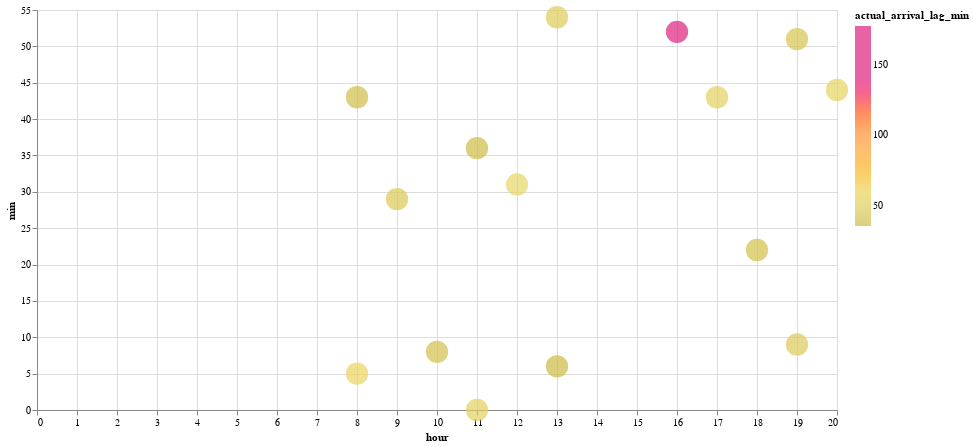

Here is the notebook cell this chart was saved with:
### Code cell
test2= compare_approaches(
    stop_id="2307469",
    organization_name="City of Visalia",
    route_id="2042",
    stop_sequence = 27
)

### Figure 1 — Vega-Lite specification as saved in the notebook (floating-point values rounded to 4 significant figures)
{"config": {"view": {"continuousWidth": 300, "continuousHeight": 300}}, "data": {"name": "data-c80eafd6076cd10ab604e8d491ace550"}, "mark": {"type": "circle", "size": 500}, "encoding": {"color": {"field": "actual_arrival_lag_min", "scale": {"range": ["#ccbb44", "#e9d868", "#fcb40e", "#ff9c42", "#fc5c04", "#dd217d", "#dd217d", "#dd217d"]}, "type": "quantitative"}, "tooltip": [{"field": "hour", "type": "quantitative"}, {"field": "min", "type": "quantitative"}, {"field": "actual_arrival_lag_min", "type": "quantitative"}], "x": {"field": "hour", "type": "quantitative"}, "y": {"field": "min", "type": "quantitative"}}, "height": 400, "width": 800, "$schema": "https://vega.github.io/schema/vega-lite/v5.17.0.json", "datasets": {"data-c80eafd6076cd10ab604e8d491ace550": [{"stop_id": "2307469", "stop_sequence": 27, "scheduled_arrival_sec": 25980.0, "schedule_gtfs_dataset_key": "3bda4652977200408690059ef2ec4b4d", "trip_instance_key": "ebd2acc23ee7fe30c9a6bb15d74fd95e", "rt_arrival_sec": 25636, "route_id": "2042", "shape_array_key": "60da59c7000ea5dcb5f845d8fa227f14", "route_long_name": "Route 9", "direction_id": 1.0, "organization_name": "City of Visalia", "caltrans_district": "06 - Fresno", "service_date": "2024-05-22T00:00:00", "route_type": "Bus", "feed_key": "0e89d1fd3bd2a09bbbd0d4f79ea5663b", "converted_schd_arrival": "2024-05-22T07:13:00", "converted_rt_arrival": "2024-05-22T07:07:16", "delay_min": -5.733, "actual_arrival_lag_min": null, "scheduled_arrival_lag_min": null, "hour": 7, "min": 7}, {"stop_id": "2307469", "stop_sequence": 27, "scheduled_arrival_sec": 28680.0, "schedule_gtfs_dataset_key": "3bda4652977200408690059ef2ec4b4d", "trip_instance_key": "1abb49372a11e2a3364b53db406c84d0", "rt_arrival_sec": 29137, "route_id": "2042", "shape_array_key": "60da59c7000ea5dcb5f845d8fa227f14", "route_long_name": "Route 9", "direction_id": 1.0, "organization_name": "City of Visalia", "caltrans_district": "06 - Fresno", "service_date": "2024-05-22T00:00:00", "route_type": "Bus", "feed_key": "0e89d1fd3bd2a09bbbd0d4f79ea5663b", "converted_schd_arrival": "2024-05-22T07:58:00", "converted_rt_arrival": "2024-05-22T08:05:37", "delay_min": 7.617, "actual_arrival_lag_min": 58.35, "scheduled_arrival_lag_min": 45.0, "hour": 8, "min": 5}, {"stop_id": "2307469", "stop_sequence": 27, "scheduled_arrival_sec": 31380.0, "schedule_gtfs_dataset_key": "3bda4652977200408690059ef2ec4b4d", "trip_instance_key": "1a298c458762106bce40d869d7785a88", "rt_arrival_sec": 31396, "route_id": "2042", "shape_array_key": "60da59c7000ea5dcb5f845d8fa227f14", "route_long_name": "Route 9", "direction_id": 1.0, "organization_name": "City of Visalia", "caltrans_district": "06 - Fresno", "service_date": "2024-05-22T00:00:00", "route_type": "Bus", "feed_key": "0e89d1fd3bd2a09bbbd0d4f79ea5663b", "converted_schd_arrival": "2024-05-22T08:43:00", "converted_rt_arrival": "2024-05-22T08:43:16", "delay_min": 0.2667, "actual_arrival_lag_min": 37.65, "scheduled_arrival_lag_min": 45.0, "hour": 8, "min": 43}, {"stop_id": "2307469", "stop_sequence": 27, "scheduled_arrival_sec": 34080.0, "schedule_gtfs_dataset_key": "3bda4652977200408690059ef2ec4b4d", "trip_instance_key": "3542873b27c0a9dda855cdc3ce155c81", "rt_arrival_sec": 34144, "route_id": "2042", "shape_array_key": "60da59c7000ea5dcb5f845d8fa227f14", "route_long_name": "Route 9", "direction_id": 1.0, "organization_name": "City of Visalia", "caltrans_district": "06 - Fresno", "service_date": "2024-05-22T00:00:00", "route_type": "Bus", "feed_key": "0e89d1fd3bd2a09bbbd0d4f79ea5663b", "converted_schd_arrival": "2024-05-22T09:28:00", "converted_rt_arrival": "2024-05-22T09:29:04", "delay_min": 1.067, "actual_arrival_lag_min": 45.8, "scheduled_arrival_lag_min": 45.0, "hour": 9, "min": 29}, {"stop_id": "2307469", "stop_sequence": 27, "scheduled_arrival_sec": 36780.0, "schedule_gtfs_dataset_key": "3bda4652977200408690059ef2ec4b4d", "trip_instance_key": "13f983d49594de2625b1d316f2267be0", "rt_arrival_sec": 36534, "route_id": "2042", "shape_array_key": "60da59c7000ea5dcb5f845d8fa227f14", "route_long_name": "Route 9", "direction_id": 1.0, "organization_name": "City of Visalia", "caltrans_district": "06 - Fresno", "service_date": "2024-05-22T00:00:00", "route_type": "Bus", "feed_key": "0e89d1fd3bd2a09bbbd0d4f79ea5663b", "converted_schd_arrival": "2024-05-22T10:13:00", "converted_rt_arrival": "2024-05-22T10:08:54", "delay_min": -4.1, "actual_arrival_lag_min": 39.83, "scheduled_arrival_lag_min": 45.0, "hour": 10, "min": 8}, {"stop_id": "2307469", "stop_sequence": 27, "scheduled_arrival_sec": 39480.0, "schedule_gtfs_dataset_key": "3bda4652977200408690059ef2ec4b4d", "trip_instance_key": "cb80d560ca4f16c4d6a6d1e14ae483c8", "rt_arrival_sec": 39606, "route_id": "2042", "shape_array_key": "60da59c7000ea5dcb5f845d8fa227f14", "route_long_name": "Route 9", "direction_id": 1.0, "organization_name": "City of Visalia", "caltrans_district": "06 - Fresno", "service_date": "2024-05-22T00:00:00", "route_type": "Bus", "feed_key": "0e89d1fd3bd2a09bbbd0d4f79ea5663b", "converted_schd_arrival": "2024-05-22T10:58:00", "converted_rt_arrival": "2024-05-22T11:00:06", "delay_min": 2.1, "actual_arrival_lag_min": 51.2, "scheduled_arrival_lag_min": 45.0, "hour": 11, "min": 0}, {"stop_id": "2307469", "stop_sequence": 27, "scheduled_arrival_sec": 42180.0, "schedule_gtfs_dataset_key": "3bda4652977200408690059ef2ec4b4d", "trip_instance_key": "bedab96f09bdbe43ff8ab84078b368fe", "rt_arrival_sec": 41795, "route_id": "2042", "shape_array_key": "60da59c7000ea5dcb5f845d8fa227f14", "route_long_name": "Route 9", "direction_id": 1.0, "organization_name": "City of Visalia", "caltrans_district": "06 - Fresno", "service_date": "2024-05-22T00:00:00", "route_type": "Bus", "feed_key": "0e89d1fd3bd2a09bbbd0d4f79ea5663b", "converted_schd_arrival": "2024-05-22T11:43:00", "converted_rt_arrival": "2024-05-22T11:36:35", "delay_min": -6.417, "actual_arrival_lag_min": 36.48, "scheduled_arrival_lag_min": 45.0, "hour": 11, "min": 36}, {"stop_id": "2307469", "stop_sequence": 27, "scheduled_arrival_sec": 44880.0, "schedule_gtfs_dataset_key": "3bda4652977200408690059ef2ec4b4d", "trip_instance_key": "bdcf2753cb4418bb13f461899d3a91ac", "rt_arrival_sec": 45072, "route_id": "2042", "shape_array_key": "60da59c7000ea5dcb5f845d8fa227f14", "route_long_name": "Route 9", "direction_id": 1.0, "organization_name": "City of Visalia", "caltrans_district": "06 - Fresno", "service_date": "2024-05-22T00:00:00", "route_type": "Bus", "feed_key": "0e89d1fd3bd2a09bbbd0d4f79ea5663b", "converted_schd_arrival": "2024-05-22T12:28:00", "converted_rt_arrival": "2024-05-22T12:31:12", "delay_min": 3.2, "actual_arrival_lag_min": 54.62, "scheduled_arrival_lag_min": 45.0, "hour": 12, "min": 31}, {"stop_id": "2307469", "stop_sequence": 27, "scheduled_arrival_sec": 47580.0, "schedule_gtfs_dataset_key": "3bda4652977200408690059ef2ec4b4d", "trip_instance_key": "f8557763ec11e4c7f0c23d5586e2a2fa", "rt_arrival_sec": 47216, "route_id": "2042", "shape_array_key": "60da59c7000ea5dcb5f845d8fa227f14", "route_long_name": "Route 9", "direction_id": 1.0, "organization_name": "City of Visalia", "caltrans_district": "06 - Fresno", "service_date": "2024-05-22T00:00:00", "route_type": "Bus", "feed_key": "0e89d1fd3bd2a09bbbd0d4f79ea5663b", "converted_schd_arrival": "2024-05-22T13:13:00", "converted_rt_arrival": "2024-05-22T13:06:56", "delay_min": -6.067, "actual_arrival_lag_min": 35.73, "scheduled_arrival_lag_min": 45.0, "hour": 13, "min": 6}, {"stop_id": "2307469", "stop_sequence": 27, "scheduled_arrival_sec": 50280.0, "schedule_gtfs_dataset_key": "3bda4652977200408690059ef2ec4b4d", "trip_instance_key": "9fbc41afc158ec85be2e3f303d195754", "rt_arrival_sec": 50079, "route_id": "2042", "shape_array_key": "60da59c7000ea5dcb5f845d8fa227f14", "route_long_name": "Route 9", "direction_id": 1.0, "organization_name": "City of Visalia", "caltrans_district": "06 - Fresno", "service_date": "2024-05-22T00:00:00", "route_type": "Bus", "feed_key": "0e89d1fd3bd2a09bbbd0d4f79ea5663b", "converted_schd_arrival": "2024-05-22T13:58:00", "converted_rt_arrival": "2024-05-22T13:54:39", "delay_min": -3.35, "actual_arrival_lag_min": 47.72, "scheduled_arrival_lag_min": 45.0, "hour": 13, "min": 54}, {"stop_id": "2307469", "stop_sequence": 27, "scheduled_arrival_sec": 61080.0, "schedule_gtfs_dataset_key": "3bda4652977200408690059ef2ec4b4d", "trip_instance_key": "979966c89e38bfa273dcb098b549c9be", "rt_arrival_sec": 60737, "route_id": "2042", "shape_array_key": "60da59c7000ea5dcb5f845d8fa227f14", "route_long_name": "Route 9", "direction_id": 1.0, "organization_name": "City of Visalia", "caltrans_district": "06 - Fresno", "service_date": "2024-05-22T00:00:00", "route_type": "Bus", "feed_key": "0e89d1fd3bd2a09bbbd0d4f79ea5663b", "converted_schd_arrival": "2024-05-22T16:58:00", "converted_rt_arrival": "2024-05-22T16:52:17", "delay_min": -5.717, "actual_arrival_lag_min": 177.6, "scheduled_arrival_lag_min": 180.0, "hour": 16, "min": 52}, {"stop_id": "2307469", "stop_sequence": 27, "scheduled_arrival_sec": 58380.0, "schedule_gtfs_dataset_key": "3bda4652977200408690059ef2ec4b4d", "trip_instance_key": "4456eb17a98578a2c4f001425b9d1f54", "rt_arrival_sec": 63794, "route_id": "2042", "shape_array_key": "60da59c7000ea5dcb5f845d8fa227f14", "route_long_name": "Route 9", "direction_id": 1.0, "organization_name": "City of Visalia", "caltrans_district": "06 - Fresno", "service_date": "2024-05-22T00:00:00", "route_type": "Bus", "feed_key": "0e89d1fd3bd2a09bbbd0d4f79ea5663b", "converted_schd_arrival": "2024-05-22T16:13:00", "converted_rt_arrival": "2024-05-22T17:43:14", "delay_min": 90.23, "actual_arrival_lag_min": 50.95, "scheduled_arrival_lag_min": -45.0, "hour": 17, "min": 43}, {"stop_id": "2307469", "stop_sequence": 27, "scheduled_arrival_sec": 66480.0, "schedule_gtfs_dataset_key": "3bda4652977200408690059ef2ec4b4d", "trip_instance_key": "0734579d64eee41b749075395b7aaa22", "rt_arrival_sec": 66137, "route_id": "2042", "shape_array_key": "60da59c7000ea5dcb5f845d8fa227f14", "route_long_name": "Route 9", "direction_id": 1.0, "organization_name": "City of Visalia", "caltrans_district": "06 - Fresno", "service_date": "2024-05-22T00:00:00", "route_type": "Bus", "feed_key": "0e89d1fd3bd2a09bbbd0d4f79ea5663b", "converted_schd_arrival": "2024-05-22T18:28:00", "converted_rt_arrival": "2024-05-22T18:22:17", "delay_min": -5.717, "actual_arrival_lag_min": 39.05, "scheduled_arrival_lag_min": 135.0, "hour": 18, "min": 22}, {"stop_id": "2307469", "stop_sequence": 27, "scheduled_arrival_sec": 63780.0, "schedule_gtfs_dataset_key": "3bda4652977200408690059ef2ec4b4d", "trip_instance_key": "bca6d918edf555f4b6898bc03d73919b", "rt_arrival_sec": 68971, "route_id": "2042", "shape_array_key": "60da59c7000ea5dcb5f845d8fa227f14", "route_long_name": "Route 9", "direction_id": 1.0, "organization_name": "City of Visalia", "caltrans_district": "06 - Fresno", "service_date": "2024-05-22T00:00:00", "route_type": "Bus", "feed_key": "0e89d1fd3bd2a09bbbd0d4f79ea5663b", "converted_schd_arrival": "2024-05-22T17:43:00", "converted_rt_arrival": "2024-05-22T19:09:31", "delay_min": 86.52, "actual_arrival_lag_min": 47.23, "scheduled_arrival_lag_min": -45.0, "hour": 19, "min": 9}, {"stop_id": "2307469", "stop_sequence": 27, "scheduled_arrival_sec": 71880.0, "schedule_gtfs_dataset_key": "3bda4652977200408690059ef2ec4b4d", "trip_instance_key": "a2c29e9e5b56d105d120614bc30b5f7a", "rt_arrival_sec": 71482, "route_id": "2042", "shape_array_key": "60da59c7000ea5dcb5f845d8fa227f14", "route_long_name": "Route 9", "direction_id": 1.0, "organization_name": "City of Visalia", "caltrans_district": "06 - Fresno", "service_date": "2024-05-22T00:00:00", "route_type": "Bus", "feed_key": "0e89d1fd3bd2a09bbbd0d4f79ea5663b", "converted_schd_arrival": "2024-05-22T19:58:00", "converted_rt_arrival": "2024-05-22T19:51:22", "delay_min": -6.633, "actual_arrival_lag_min": 41.85, "scheduled_arrival_lag_min": 135.0, "hour": 19, "min": 51}, {"stop_id": "2307469", "stop_sequence": 27, "scheduled_arrival_sec": 69180.0, "schedule_gtfs_dataset_key": "3bda4652977200408690059ef2ec4b4d", "trip_instance_key": "09d1a1b116a574792481498bd6e6ded7", "rt_arrival_sec": 74667, "route_id": "2042", "shape_array_key": "60da59c7000ea5dcb5f845d8fa227f14", "route_long_name": "Route 9", "direction_id": 1.0, "organization_name": "City of Visalia", "caltrans_district": "06 - Fresno", "service_date": "2024-05-22T00:00:00", "route_type": "Bus", "feed_key": "0e89d1fd3bd2a09bbbd0d4f79ea5663b", "converted_schd_arrival": "2024-05-22T19:13:00", "converted_rt_arrival": "2024-05-22T20:44:27", "delay_min": 91.45, "actual_arrival_lag_min": 53.08, "scheduled_arrival_lag_min": -45.0, "hour": 20, "min": 44}]}}
